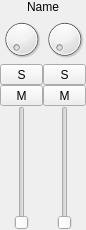
<?xml version="1.0" encoding="UTF-8"?>
<ui version="4.0">
 <comment>Copyright (C) 2005-2008 by Pieter Palmers
	
	This file is part of FFADO
	FFADO = Free FireWire (pro-)audio drivers for Linux
	
	FFADO is based upon FreeBoB.
	
	This program is free software: you can redistribute it and/or modify
	it under the terms of the GNU General Public License as published by
	the Free Software Foundation, either version 2 of the License, or
	(at your option) version 3 of the License.
	
	This program is distributed in the hope that it will be useful,
	but WITHOUT ANY WARRANTY; without even the implied warranty of
	MERCHANTABILITY or FITNESS FOR A PARTICULAR PURPOSE.  See the
	GNU General Public License for more details.
</comment>
 <class>AfMonitorWidget</class>
 <widget class="QWidget" name="AfMonitorWidget">
  <property name="geometry">
   <rect>
    <x>0</x>
    <y>0</y>
    <width>86</width>
    <height>230</height>
   </rect>
  </property>
  <layout class="QGridLayout" name="gridLayout">
   <property name="margin">
    <number>0</number>
   </property>
   <property name="spacing">
    <number>0</number>
   </property>
   <item row="0" column="0" colspan="2">
    <widget class="QLabel" name="lblName">
     <property name="text">
      <string>Name</string>
     </property>
     <property name="alignment">
      <set>Qt::AlignCenter</set>
     </property>
     <property name="wordWrap">
      <bool>false</bool>
     </property>
    </widget>
   </item>
   <item row="1" column="0">
    <widget class="QDial" name="rotPan0">
     <property name="sizePolicy">
      <sizepolicy hsizetype="Minimum" vsizetype="Minimum">
       <horstretch>0</horstretch>
       <verstretch>0</verstretch>
      </sizepolicy>
     </property>
     <property name="minimumSize">
      <size>
       <width>30</width>
       <height>30</height>
      </size>
     </property>
     <property name="maximumSize">
      <size>
       <width>16777215</width>
       <height>50</height>
      </size>
     </property>
     <property name="maximum">
      <number>255</number>
     </property>
    </widget>
   </item>
   <item row="1" column="1">
    <widget class="QDial" name="rotPan1">
     <property name="sizePolicy">
      <sizepolicy hsizetype="Minimum" vsizetype="Minimum">
       <horstretch>0</horstretch>
       <verstretch>0</verstretch>
      </sizepolicy>
     </property>
     <property name="minimumSize">
      <size>
       <width>30</width>
       <height>30</height>
      </size>
     </property>
     <property name="maximumSize">
      <size>
       <width>16777215</width>
       <height>50</height>
      </size>
     </property>
     <property name="maximum">
      <number>255</number>
     </property>
    </widget>
   </item>
   <item row="4" column="0">
    <widget class="QSlider" name="sldGain0">
     <property name="sizePolicy">
      <sizepolicy hsizetype="Expanding" vsizetype="Expanding">
       <horstretch>0</horstretch>
       <verstretch>10</verstretch>
      </sizepolicy>
     </property>
     <property name="minimumSize">
      <size>
       <width>0</width>
       <height>50</height>
      </size>
     </property>
     <property name="minimum">
      <number>0</number>
     </property>
     <property name="maximum">
      <number>16777216</number>
     </property>
     <property name="singleStep">
      <number>1048576</number>
     </property>
     <property name="pageStep">
      <number>262144</number>
     </property>
     <property name="orientation">
      <enum>Qt::Vertical</enum>
     </property>
     <property name="tickInterval">
      <number>1048576</number>
     </property>
    </widget>
   </item>
   <item row="4" column="1">
    <widget class="QSlider" name="sldGain1">
     <property name="sizePolicy">
      <sizepolicy hsizetype="Expanding" vsizetype="Expanding">
       <horstretch>0</horstretch>
       <verstretch>10</verstretch>
      </sizepolicy>
     </property>
     <property name="minimum">
      <number>0</number>
     </property>
     <property name="maximum">
      <number>16777216</number>
     </property>
     <property name="singleStep">
      <number>1048576</number>
     </property>
     <property name="pageStep">
      <number>262144</number>
     </property>
     <property name="orientation">
      <enum>Qt::Vertical</enum>
     </property>
     <property name="tickInterval">
      <number>1048576</number>
     </property>
    </widget>
   </item>
   <item row="2" column="0">
    <widget class="QToolButton" name="btnSolo0">
     <property name="sizePolicy">
      <sizepolicy hsizetype="Minimum" vsizetype="Fixed">
       <horstretch>0</horstretch>
       <verstretch>0</verstretch>
      </sizepolicy>
     </property>
     <property name="text">
      <string>S</string>
     </property>
     <property name="checkable">
      <bool>true</bool>
     </property>
     <property name="toolButtonStyle">
      <enum>Qt::ToolButtonTextOnly</enum>
     </property>
    </widget>
   </item>
   <item row="3" column="0">
    <widget class="QToolButton" name="btnMute0">
     <property name="sizePolicy">
      <sizepolicy hsizetype="Minimum" vsizetype="Fixed">
       <horstretch>0</horstretch>
       <verstretch>0</verstretch>
      </sizepolicy>
     </property>
     <property name="text">
      <string>M</string>
     </property>
     <property name="checkable">
      <bool>true</bool>
     </property>
     <property name="toolButtonStyle">
      <enum>Qt::ToolButtonTextOnly</enum>
     </property>
    </widget>
   </item>
   <item row="3" column="1">
    <widget class="QToolButton" name="btnMute1">
     <property name="sizePolicy">
      <sizepolicy hsizetype="Minimum" vsizetype="Fixed">
       <horstretch>0</horstretch>
       <verstretch>0</verstretch>
      </sizepolicy>
     </property>
     <property name="text">
      <string>M</string>
     </property>
     <property name="checkable">
      <bool>true</bool>
     </property>
     <property name="toolButtonStyle">
      <enum>Qt::ToolButtonTextOnly</enum>
     </property>
    </widget>
   </item>
   <item row="2" column="1">
    <widget class="QToolButton" name="btnSolo1">
     <property name="sizePolicy">
      <sizepolicy hsizetype="Minimum" vsizetype="Fixed">
       <horstretch>0</horstretch>
       <verstretch>0</verstretch>
      </sizepolicy>
     </property>
     <property name="text">
      <string>S</string>
     </property>
     <property name="checkable">
      <bool>true</bool>
     </property>
     <property name="toolButtonStyle">
      <enum>Qt::ToolButtonTextOnly</enum>
     </property>
    </widget>
   </item>
  </layout>
 </widget>
 <layoutdefault spacing="6" margin="11"/>
 <pixmapfunction>qPixmapFromMimeSource</pixmapfunction>
 <tabstops>
  <tabstop>rotPan0</tabstop>
  <tabstop>rotPan1</tabstop>
  <tabstop>btnSolo0</tabstop>
  <tabstop>btnSolo1</tabstop>
  <tabstop>btnMute0</tabstop>
  <tabstop>btnMute1</tabstop>
  <tabstop>sldGain0</tabstop>
  <tabstop>sldGain1</tabstop>
 </tabstops>
 <resources/>
 <connections/>
</ui>
